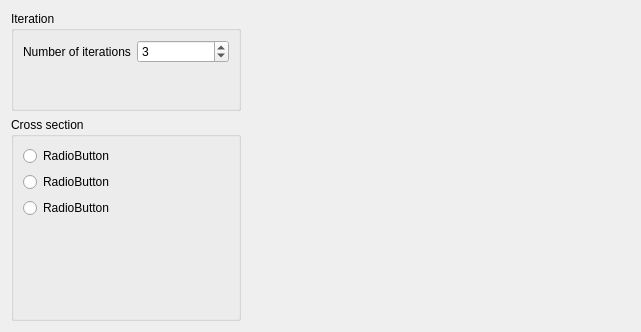
     <widget class="QWidget" name="tab_depth">
      <attribute name="title">
       <string>Depth Profiles</string>
      </attribute>
      <layout class="QVBoxLayout" name="verticalLayout_4">
       <property name="rightMargin">
        <number>400</number>
       </property>
       <item>
        <widget class="QGroupBox" name="groupBox_4">
         <property name="minimumSize">
          <size>
           <width>230</width>
           <height>100</height>
          </size>
         </property>
         <property name="maximumSize">
          <size>
           <width>16777215</width>
           <height>100</height>
          </size>
         </property>
         <property name="title">
          <string>Iteration</string>
         </property>
         <layout class="QFormLayout" name="formLayout_4">
          <property name="formAlignment">
           <set>Qt::AlignHCenter|Qt::AlignTop</set>
          </property>
          <property name="bottomMargin">
           <number>12</number>
          </property>
          <item row="0" column="0">
           <widget class="QLabel" name="label_9">
            <property name="text">
             <string>Number of iterations</string>
            </property>
           </widget>
          </item>
          <item row="0" column="1">
           <widget class="QSpinBox" name="spin_depth_iterations">
            <property name="locale">
             <locale language="C" country="AnyCountry"/>
            </property>
            <property name="value">
             <number>3</number>
            </property>
           </widget>
          </item>
         </layout>
        </widget>
       </item>
       <item>
        <widget class="QGroupBox" name="cross_radio_group_box">
         <property name="layoutDirection">
          <enum>Qt::LeftToRight</enum>
         </property>
         <property name="title">
          <string>Cross section</string>
         </property>
         <layout class="QVBoxLayout" name="verticalLayout_6">
          <property name="spacing">
           <number>-1</number>
          </property>
          <property name="bottomMargin">
           <number>100</number>
          </property>
          <item>
           <widget class="QRadioButton" name="radioButton_2">
            <property name="text">
             <string>RadioButton</string>
            </property>
            <attribute name="buttonGroup">
             <string notr="true">cross_section_radios</string>
            </attribute>
           </widget>
          </item>
          <item>
           <widget class="QRadioButton" name="radioButton">
            <property name="text">
             <string>RadioButton</string>
            </property>
            <attribute name="buttonGroup">
             <string notr="true">cross_section_radios</string>
            </attribute>
           </widget>
          </item>
          <item>
           <widget class="QRadioButton" name="radioButton_3">
            <property name="text">
             <string>RadioButton</string>
            </property>
            <attribute name="buttonGroup">
             <string notr="true">cross_section_radios</string>
            </attribute>
           </widget>
          </item>
         </layout>
        </widget>
       </item>
      </layout>
     </widget>
